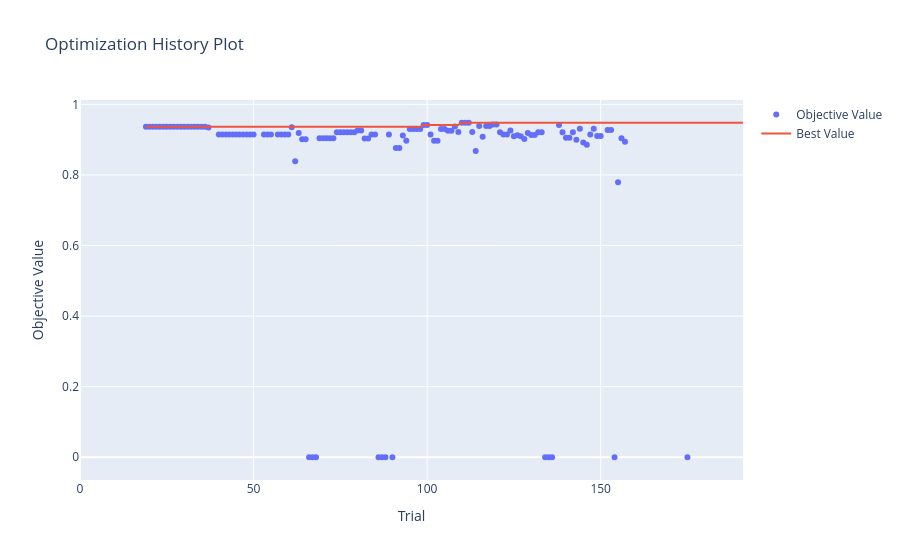

Notebook code for this chart:
### Code cell
# 1. Plot optimization history
fig_hist = plot_optimization_history(study)
fig_hist.show()

### Figure 1 — Plotly figure (JSON) as saved in the notebook; plotly's stock layout.template omitted (floating-point values rounded to 4 significant figures; data arrays with more than 128 entries replaced by an {"elided": "..."} marker saying what was removed)
{"data": [{"mode": "markers", "name": "Objective Value", "type": "scatter", "x": {"elided": "133 int values"}, "y": {"elided": "133 float values"}}, {"mode": "lines", "name": "Best Value", "type": "scatter", "x": {"elided": "192 int values"}, "y": {"elided": "192 float values"}}, {"marker": {"color": "#cccccc"}, "mode": "markers", "name": "Infeasible Trial", "showlegend": false, "type": "scatter", "x": [], "y": []}], "layout": {"title": {"text": "Optimization History Plot"}, "xaxis": {"title": {"text": "Trial"}}, "yaxis": {"title": {"text": "Objective Value"}}}}
